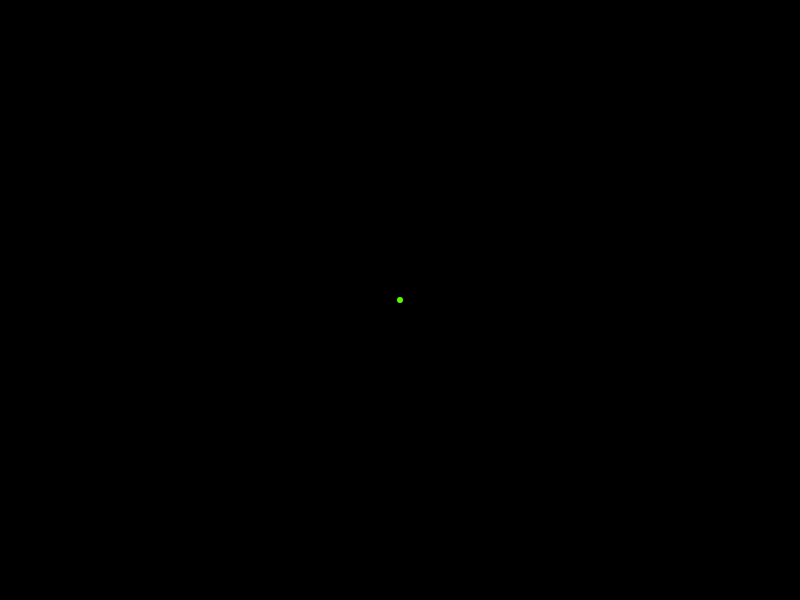
Frame 1 (no input)
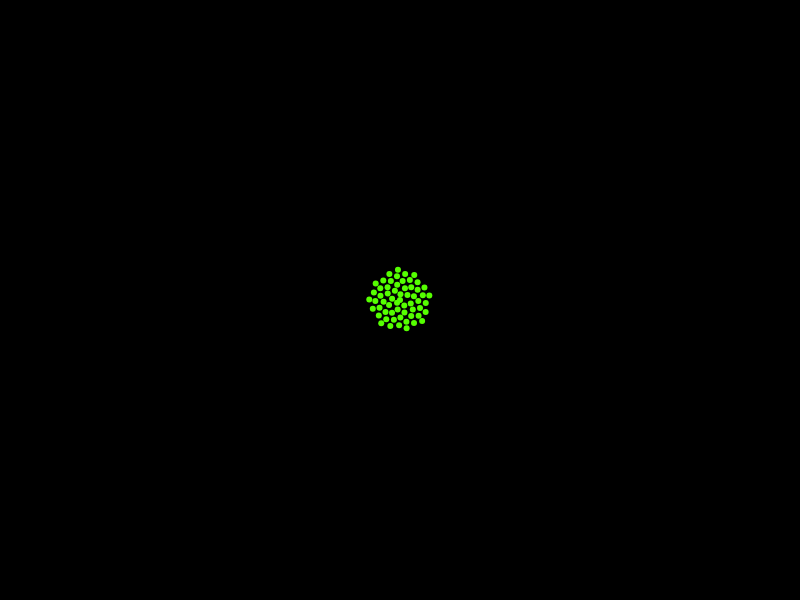
Frame 60 (no input)
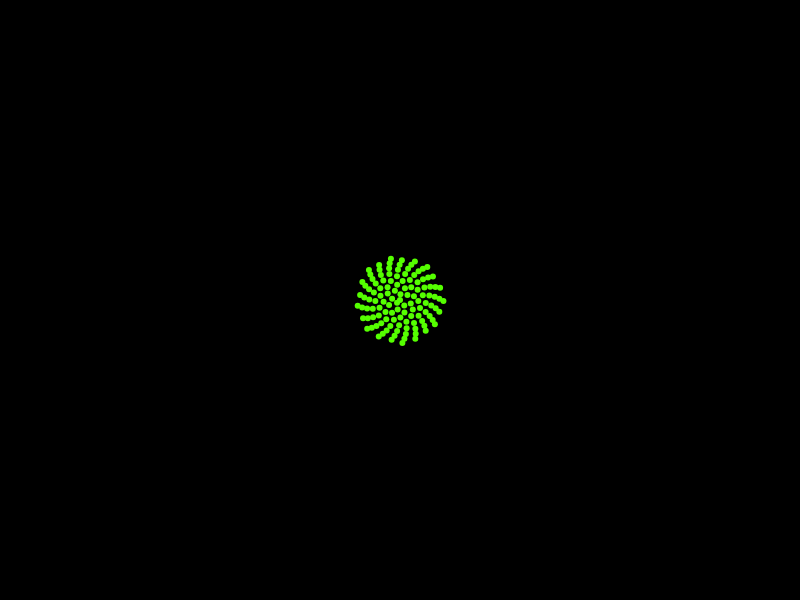
Frame 120 (the mouse pressed at the canvas centre since frame 60)

The p5.js sketch that drew these frames (run headless with seeded random() and noise() and a simulated clock; from frame 60 on, the mouse is pressed at the canvas centre):

// p5.js sketch
// ── sketch.js
var n = 0;
var c = 4;
function setup() {
  createCanvas(800, 600);
  angleMode(DEGREES);
  colorMode(HSB);
  background(0);
}

function draw() {
  var a = n * 137.3;
  var r = c * sqrt(n);


  var x = r * cos(a) + width/2;
  var y = r * sin(a) + height/2;

  fill(100, 255, 255);
  noStroke();
  ellipse(x, y, 6, 6);
  n++;

}
